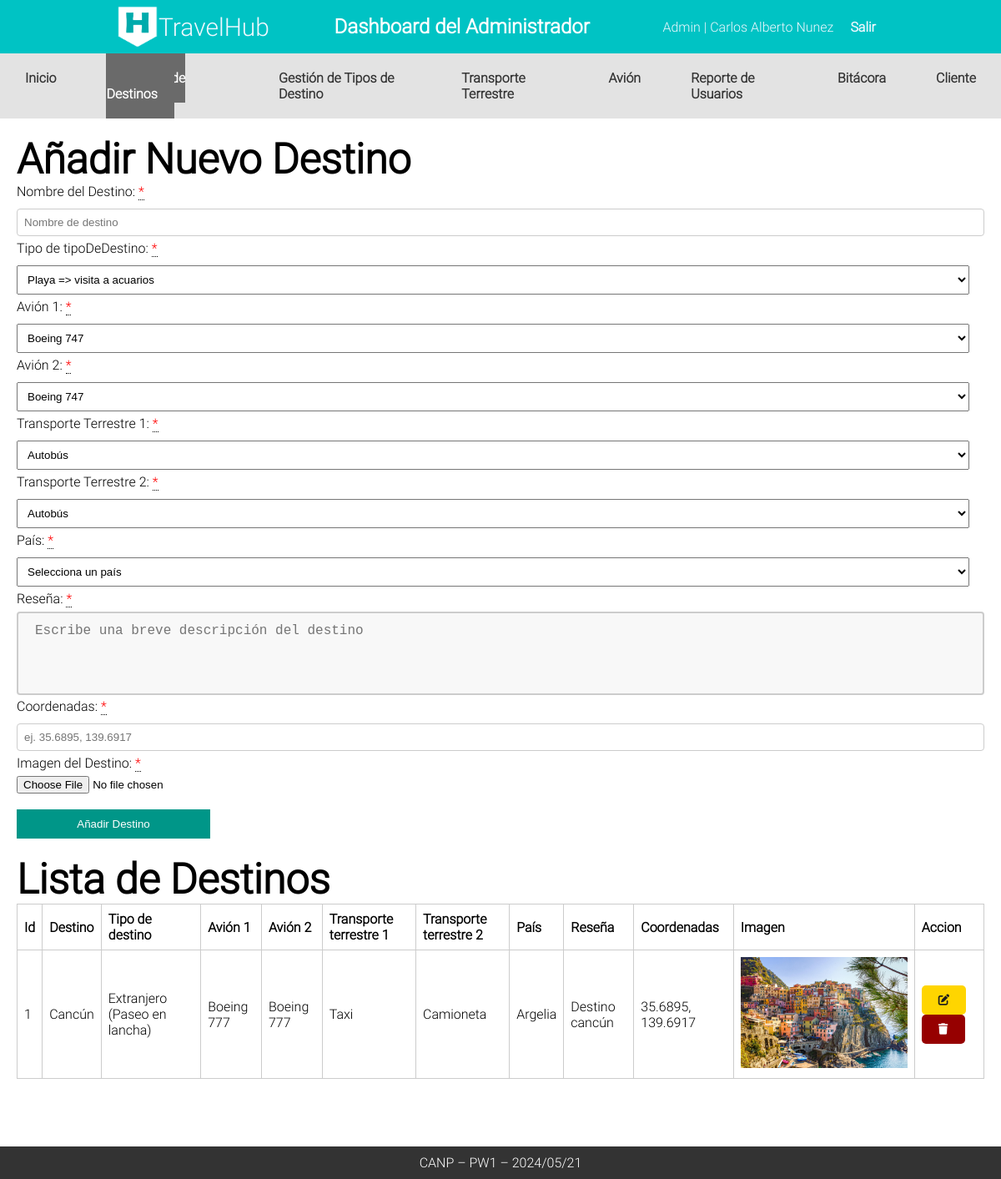
Screenshot of /Admin/CANP_Destino (signed in) with the database file from the repository.
### tables this page shows
CREATE TABLE `tbldestino` (
  `id_destino` int(11) NOT NULL,
  `nombre_destino` varchar(255) NOT NULL,
  `id_tipodestino` int(11) DEFAULT NULL,
  `id_avion1` int(11) DEFAULT NULL,
  `id_avion2` int(11) DEFAULT NULL,
  `id_transpterrestre1` int(11) DEFAULT NULL,
  `id_transpterrestre2` int(11) DEFAULT NULL,
  `pais` varchar(255) DEFAULT NULL,
  `resenia` varchar(255) DEFAULT NULL,
  `coordenadas` varchar(255) DEFAULT NULL,
  `imagen_destino` blob DEFAULT NULL
);

CREATE TABLE `tbltipodestino` (
  `id_tipodestino` int(11) NOT NULL,
  `Nombre_destino` varchar(255) NOT NULL,
  `Actividades_populares` varchar(255) NOT NULL,
  `Epoca_sugerida` varchar(255) NOT NULL
);

CREATE TABLE `tblavion` (
  `id_avion` int(11) NOT NULL,
  `numero_serie` varchar(255) DEFAULT NULL,
  `modelo` varchar(255) DEFAULT NULL,
  `capacidad_asientos` int(11) NOT NULL,
  `empresa_propietaria` varchar(255) DEFAULT NULL
);

CREATE TABLE `tbltransporteterrestre` (
  `id_transpterrestre` int(11) NOT NULL,
  `tipo_transporte` varchar(255) DEFAULT NULL,
  `placa` varchar(255) DEFAULT NULL,
  `capacidad_pasajeros` int(11) NOT NULL,
  `anio_fabricacion` int(11) NOT NULL,
  `empresa_propietaria` varchar(255) DEFAULT NULL
);

### Controllers/templateCtr.php (called while the page is built)
<?php
class Template
{
    public static function templateCtr()
    {
        include 'Views/plantilla.php';
    }
}

### index.php (called while the page is built, shortened)
<?php
include_once "Controllers/templateCtr.php";
include_once "Controllers/rutaCtr.php";
include_once "Controllers/avionCtr.php";
include_once "Controllers/destinosCtr.php";
include_once "Controllers/transporteTerrestreCtr.php";
include_once "Models/avionMdl.php";
include_once "Models/destinosMdl.php";
include_once "Models/transporteTerrestreMdl.php";
$template = new Template();
$template->templateCtr();

### Models/destinosMdl.php (called while the page is built, shortened)
<?php
class DestinoMdl {
public static function canp_leer_destinos_mdl() {
    try {
        $db = Conexion::conectar();
        $sql = "SELECT * FROM tbldestino";
        $stmt = $db->prepare($sql);
        $stmt->execute();
        return $stmt->fetchAll();
    } catch (PDOException $e) {
        return "Error al leer datos del destino: " . $e->getMessage();
    }
}
    public static function canp_leer_tipos_destinos_mdl() {
        try {
            $db = Conexion::conectar();
            $sql = "SELECT * FROM tbltipodestino";
            $stmt = $db->prepare($sql);
            $stmt->execute();
            return $stmt->fetchAll();
        } catch (PDOException $e) {
            return "Error al leer datos de tipos de destino: " . $e->getMessage();
        }
    }
    public static function canp_leer_tipo_destino_id_mdl($idTipoDestino) {
        try {
            $db = Conexion::conectar();
            $sql = "SELECT * FROM tbltipodestino WHERE id_tipodestino = :id_tipodestino";
            $stmt = $db->prepare($sql);
            $stmt->bindParam(':id_tipodestino', $idTipoDestino);
            $stmt->execute();
            return $stmt->fetch();
        } catch (PDOException $e) {
            return "Error al leer datos de tipos de destino: " . $e->getMessage();
        }
    }
}

### Controllers/destinosCtr.php (called while the page is built, shortened)
<?php
class DestinoCtr {
public static function canp_leer_destinos_ctr() {
    $respuesta = DestinoMdl::canp_leer_destinos_mdl();
    return $respuesta;
}
public static function canp_leer_tipos_destinos_ctr() {
    $respuesta = DestinoMdl::canp_leer_tipos_destinos_mdl();
    return $respuesta;
}
public static function canp_leer_tipo_destino_id_ctr($idTipoDestino) {
    $respuesta = DestinoMdl::canp_leer_tipo_destino_id_mdl($idTipoDestino);
    return $respuesta;
}
}

### Models/avionMdl.php (called while the page is built, shortened)
<?php
class AvionMdl {
public static function canp_leer_avion_id_mdl($avion) {
    try {
        $db = Conexion::conectar();
        $sql = "SELECT * FROM tblavion WHERE id_avion = :id";
        $stmt = $db->prepare($sql);
        $stmt->bindParam(':id', $avion);
        $stmt->execute();
        return $stmt->fetch();
    } catch (PDOException $e) {
        return "Error al leer datos del avión: " . $e->getMessage();
    }
}
public static function canp_leer_aviones_mdl() {
    try {
        $db = Conexion::conectar();
        $sql = "SELECT * FROM tblavion";
        $stmt = $db->prepare($sql);
        $stmt->execute();
        return $stmt->fetchAll();
    } catch (PDOException $e) {
        return "Error al leer datos del avión: " . $e->getMessage();
    }
}
}

### Controllers/avionCtr.php (called while the page is built, shortened)
<?php
class AvionCtr {
    public static function canp_leer_aviones_ctr() {
        $respuesta = AvionMdl::canp_leer_aviones_mdl();
        return $respuesta;
    }
    public static function canp_leer_avion_id_ctr($avion) {
        $respuesta = AvionMdl::canp_leer_avion_id_mdl($avion);
        return $respuesta;
    }
}

### Models/transporteTerrestreMdl.php (called while the page is built, shortened)
<?php
class TransporteTerrestreMdl {
    public static function canp_leer_transportes_terrestres_mdl() {
        try {
            $db = Conexion::conectar();
            $sql = "SELECT * FROM  tbltransporteterrestre";
            $stmt = $db->prepare($sql);
            $stmt->execute();
            return $stmt->fetchAll();
        } catch (PDOException $e) {
            return "Error al leer datos del transporte terrestre: " . $e->getMessage();
        }
    }
    public static function canp_leer_transporte_terrestre_id_mdl($id) {
        try {
            $db = Conexion::conectar();
            $sql = "SELECT * FROM  tbltransporteterrestre WHERE id_transpterrestre = :id";
            $stmt = $db->prepare($sql);
            $stmt->bindParam(':id', $id);
            $stmt->execute();
            return $stmt->fetch();
        } catch (PDOException $e) {
            return "Error al leer datos del transporte terrestre: " . $e->getMessage();
        }
    }
}

### Controllers/transporteTerrestreCtr.php (called while the page is built, shortened)
<?php
class TransporteTerrestreCtr {
    public static function canp_leer_transportes_terrestres_ctr() {
        $respuesta = TransporteTerrestreMdl::canp_leer_transportes_terrestres_mdl();
        return $respuesta;
    }
    public static function canp_leer_transporte_terrestre_id_ctr($idTransporte) {
        $respuesta = TransporteTerrestreMdl::canp_leer_transporte_terrestre_id_mdl($idTransporte);
        return $respuesta;
    }
}

### Controllers/rutaCtr.php (called while the page is built)
<?php
class Ruta{
    public static function rutaCtr(){
        return "http://localhost/TravelHub/";
    }
}

### Admin/CANP_Destino.php (the view, shortened to what this page needs)
<?php
include 'Components/cabeceraAdmin.php';
include 'Components/navAdmin.php'
?>
    <div class="contenedor">
        <h2>Añadir Nuevo Destino</h2>
        <form class="formDestinoAdmin" method="post" enctype="multipart/form-data">
            <label for="nombreDestino">Nombre del Destino: <div class="tooltip required"> *<span class="tooltiptext">Campo obligatorio</span></div></label>
            <input type="text" name="nombreDestino" class="nombreDestino" placeholder="Nombre de destino">
            <label for="tipoDeDestino">Tipo de tipoDeDestino: <div class="tooltip required"> *<span class="tooltiptext">Campo obligatorio</span></div></label>
            <select id="tipoDeDestino" class="tipoDeDestino" name="tipoDeDestino">
            <?php
                $destinos = DestinoCtr::canp_leer_tipos_destinos_ctr();
                foreach ($destinos as $key => $destino) {
                    echo ' <option value="'.$destino["id_tipodestino"].'">'.$destino["Nombre_destino"]." => ".$destino["Actividades_populares"].'</option>';
                }
            ?>
            </select>
            <label for="avion1">Avión 1: <div class="tooltip required"> *<span class="tooltiptext">Campo obligatorio</span></div></label>
            <select id="avion1" class="avion1" name="avion1">
            <?php
                $aviones = AvionCtr::canp_leer_aviones_ctr();
                foreach ($aviones as $key => $avion) {
                    echo ' <option value="'.$avion["id_avion"].'">'.$avion["modelo"].'</option>';
                }
            ?>
            </select>
            <label for="avion2">Avión 2: <div class="tooltip required"> *<span class="tooltiptext">Campo obligatorio</span></div></label>
            <select id="avion2" class="avion2" name="avion2">
           <?php
               $aviones = AvionCtr::canp_leer_aviones_ctr();
               foreach ($aviones as $key => $avion) {
                echo ' <option value="'.$avion["id_avion"].'">'.$avion["modelo"].'</option>';
               }
           ?>
           </select>
            <label for="transporte1">Transporte Terrestre 1: <div class="tooltip required"> *<span class="tooltiptext">Campo obligatorio</span></div></label>
            <select id="transporte1" class="transporte1" name="transporte1">
           <?php
               $transportes = TransporteTerrestreCtr::canp_leer_transportes_terrestres_ctr();
               foreach ($transportes as $key => $transporte) {
                   echo ' <option value="'.$transporte["id_transpterrestre"].'">'.$transporte["tipo_transporte"].'</option>';
               }
           ?>
           </select>
            <label for="transporte2">Transporte Terrestre 2: <div class="tooltip required"> *<span class="tooltiptext">Campo obligatorio</span></div></label>
            <select id="transporte2" class="transporte2" name="transporte2">
           <?php
               $transportes = TransporteTerrestreCtr::canp_leer_transportes_terrestres_ctr();
               foreach ($transportes as $key => $transporte) {
                   echo ' <option value="'.$transporte["id_transpterrestre"].'">'.$transporte["tipo_transporte"].'</option>';
               }
           ?>
           </select>
            <label for="pais">País: <div class="tooltip required"> *<span class="tooltiptext">Campo obligatorio</span></div></label>
            <select id="pais" class="pais" name="pais">
            <?php include 'Components/paises.php' ?>
            </select>
            <label for="resena">Reseña: <div class="tooltip required"> *<span class="tooltiptext">Campo obligatorio</span></div></label>
            <textarea id="resena" name="resena" placeholder="Escribe una breve descripción del destino"></textarea>
            <label for="coordenadas">Coordenadas: <div class="tooltip required"> *<span class="tooltiptext">Campo obligatorio</span></div></label>
            <input type="text" id="coordenadas" name="coordenadas" placeholder="ej. 35.6895, 139.6917">
            <label for="imagen">Imagen del Destino: <div class="tooltip required"> *<span class="tooltiptext">Campo obligatorio</span></div></label>
             <input type="file" id="imagen" class="imagen" name="imagen" accept="image/*"> <br>
            <br>
            <button name="btnDestino" class="btnformulario" type="submit">Añadir Destino</button>
        </form>
        <h2>Lista de Destinos</h2>
        <table class="tblDestinos">
            <thead>
                <tr>
                    <th>Id</th>
                    <th>Destino</th>
                    <th>Tipo de destino</th>
                    <th>Avión 1</th>
                    <th>Avión 2</th>
                    <th>Transporte terrestre 1</th>
                    <th>Transporte terrestre 2</th>
                    <th>País</th>
                    <th>Reseña</th>
                    <th>Coordenadas</th>
                    <th>Imagen</th>
                    <th>Accion</th>
                </tr>
            </thead>
            <tbody>
                 <?php
                    $destinos = DestinoCtr::canp_leer_destinos_ctr();
                    foreach ($destinos as $key => $destino) {
                            $tipoDestino = DestinoCtr::canp_leer_tipo_destino_id_ctr($destino["id_tipodestino"]);
                            $avion1 = AvionCtr::canp_leer_avion_id_ctr($destino["id_avion1"]);
                            $avion2 = AvionCtr::canp_leer_avion_id_ctr($destino["id_avion2"]);
                            $id_transporte1 = TransporteTerrestreCtr::canp_leer_transporte_terrestre_id_ctr($destino["id_transpterrestre1"]);
                            $id_transporte2 = TransporteTerrestreCtr::canp_leer_transporte_terrestre_id_ctr($destino["id_transpterrestre2"]);
                        echo '
                        <tr>
                        <td>'.($key+1).'</td>
                        <td>'.$destino["nombre_destino"].'</td>
                        <td>'.$tipoDestino["Nombre_destino"]. " (".$tipoDestino["Actividades_populares"].") ".'</td>
                        <td>'.$avion1["modelo"].'</td>
                        <td>'.$avion2["modelo"].'</td>
                        <td>'.$id_transporte1["tipo_transporte"].'</td>
                        <td>'.$id_transporte2["tipo_transporte"].'</td>
                        <td>'.$destino["pais"].'</td>
                        <td>'.$destino["resenia"].'</td>
                        <td>'.$destino["coordenadas"].'</td>
                        <td>
                            <img class="imagenDestino" src="'.$rutaLocal.substr($destino["imagen_destino"],4).'">
                        </td>
                        <td>
                        <button btnEditarDestino="'.$destino["id_destino"].'" class="edit btn-edit warning btnEditarDestino"> <i class="fa-solid fa-pen-to-square"></i></a>
                        <button btnEliminarDestino="'.$destino["id_destino"].'" class="delete btnEliminarDestino"><i class="fa-solid fa-trash"></i></button>
                    </td>
                    </tr>
                        ';
                    }
                ?>
            </tbody>
        </table>
        </div>

### Views/css/styles.css (style rules this page uses)
* { margin: 0; padding: 0; box-sizing: border-box; }
body { font-family: Roboto; height: 100vh; }
.contenedor { padding: 20px; }
h2 { font-size: 50px; }
form { margin-bottom: 20px; }
input[type="text"], input[type="date"], select { margin: 5px 0; padding: 8px; width: calc(100% - 18px); }
.edit { padding: 10px 20px; background-color: #ffe600; color: black; border: none; cursor: pointer; border-radius: 5px; }
.delete { padding: 10px 20px; background-color: #960000; color: white; border: none; cursor: pointer; border-radius: 5px; }
button.btnformulario { padding: 10px 20px; background-color: #009688; color: white; border: none; cursor: pointer; width: 20%; }
table { width: 100%; margin-bottom: 100px; border-collapse: collapse; }
th, td { border: 1px solid #ccc; padding: 8px; text-align: left; }
.warning { background-color: #ffd500; color: #1d1d1d; }
textarea { width: 100%; height: 100px; padding: 12px 20px; box-sizing: border-box; border: 2px solid #ccc; border-radius: 4px; background-color: #f8f8f8; font-size: 16px; resize: none; }
label { display: block; margin-bottom: 5px; }
input[type="text"], input[type="email"], input[type="password"] { width: 100%; padding: 8px; border: 1px solid #ccc; border-radius: 4px; }
.btnformulario { align-self: flex-start; }
.required { color: red; }
.tooltip { position: relative; display: inline-block; border-bottom: 1px dotted black; }
.imagenDestino { width: 200px; }

### rows the page displays
tbldestino: nombre_destino "Cancún", id_tipodestino.Nombre_destino "Extranjero", id_tipodestino.Actividades_populares "Paseo en lancha", id_avion1.modelo "Boeing 777", id_transpterrestre1.tipo_transporte "Taxi", id_transpterrestre2.tipo_transporte "Camioneta", pais "Argelia", resenia "Destino cancún", coordenadas "35.6895, 139.6917", imagen_destino (picture)

### other values shown
$_SESSION["nombre"] "Carlos Alberto Nunez"
form field tipoDeDestino "Playa => visita a acuarios"
form field avion1 "Boeing 747"
form field avion2 "Boeing 747"
form field transporte1 "Autobús"
form field transporte2 "Autobús"
